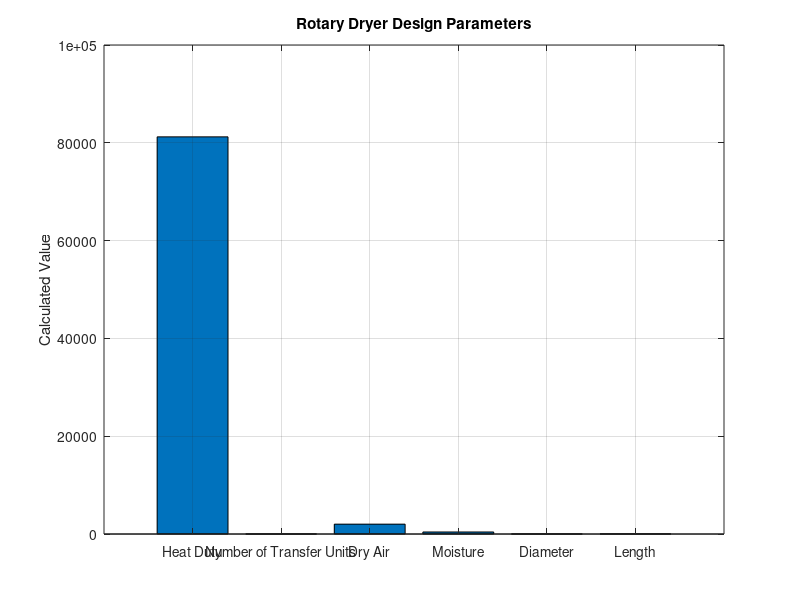

MATLAB code to generate this figure:
%%%%%%%%%%%%%%%%%%%%%%%%%%%%%%%%%%%%%%%%%%%%%%%%%%%%%%%%%%%%%%%%%%%%%%%%%%%
% Process Simulation Laboratory-I
%
% Aim: To design an adiabatic rotary dryer using MATLAB by determining the
% required dryer diameter and length for drying a heat-sensitive solid
% under specific operating condition.
%
% Author: Mridun Gupta (IMT.CE, 2024)
%
% Roll Number: J24IMT624
%%%%%%%%%%%%%%%%%%%%%%%%%%%%%%%%%%%%%%%%%%%%%%%%%%%%%%%%%%%%%%%%%%%%%%%%%%%

clc;
clear;
close all;

%% ------------------------------------------------------------------------
% INPUT DATA
%% ------------------------------------------------------------------------

% Specific Heat Capacities
cps = 0.52;                 % Specific heat of dry solid
cpv = 0.45;                 % Specific heat of water vapour
cpl = 1.00;                 % Specific heat of liquid water

% Moisture Content
xa = 0.15;                  % Initial moisture content (kg water/kg dry solid)
xb = 0.0025;                % Final moisture content (kg water/kg dry solid)

% Temperature Data
tsa = 80;                   % Initial solid temperature
tsb = 125;                  % Final solid temperature
tv  = 96.98;                % Evaporation temperature of water
tva = 137;                  % Water vapour temperature
thb = 300;                  % Inlet hot air temperature
tha = 137;                  % Outlet hot air temperature

% Feed Data
ms = 2800;                  % Dry solid feed rate
lambda  = 2.260;            % Latent heat of vaporization

% Air Properties
Hb   = 0.01;                % Inlet air humidity
Cshb = 0.245;               % Humid heat of inlet air

% Design Parameters
G = 700;                    % Gas mass velocity
delta_T_bar = 100.37;       % Log mean temperature difference

%% ------------------------------------------------------------------------
% HEAT DUTY CALCULATION
%% ------------------------------------------------------------------------

qt = ms * ( ...
    cps * (tsb - tsa) ...
    + xa * cpl * (tv - tsa) ...
    + (xa - xb) * lambda ...
    + xb * cpl * (tsb - tv) ...
    + (xa - xb) * cpv * (tva - tv) ...
    );

%% ------------------------------------------------------------------------
% NUMBER OF TRANSFER UNITS
%% ------------------------------------------------------------------------

Nt = log((thb - tv) / (tha - tv));

%% ------------------------------------------------------------------------
% DRY AIR REQUIREMENT
%% ------------------------------------------------------------------------

mg = qt / ((1 + Hb) * Cshb * (thb - tha));

%% ------------------------------------------------------------------------
% MOISTURE BALANCE
%% ------------------------------------------------------------------------

mv = ms * (xa - xb);

Ha = Hb + (mv / mg);

%% ------------------------------------------------------------------------
% DRYER DIMENSION CALCULATION
%% ------------------------------------------------------------------------

D = sqrt((4 * mg) / (pi * G));

L = qt / (0.125 * pi * D * (G^0.67) * delta_T_bar);

%% ------------------------------------------------------------------------
% DISPLAY RESULTS
%% ------------------------------------------------------------------------

fprintf('\n');
fprintf('=====================================================\n');
fprintf('           ROTARY DRYER DESIGN RESULTS\n');
fprintf('=====================================================\n');

fprintf('\nHeat Duty Calculation\n');
fprintf('-----------------------------------------------------\n');
fprintf('Total Heat Duty (qt)              = %.3f\n', qt);
fprintf('Number of Transfer Units (NT)     = %.3f\n', Nt);

fprintf('\nAir Requirement\n');
fprintf('-----------------------------------------------------\n');
fprintf('Dry Air Flow Rate (mg)            = %.3f\n', mg);

fprintf('\nMoisture Balance\n');
fprintf('-----------------------------------------------------\n');
fprintf('Moisture Evaporated (mv)          = %.3f\n', mv);
fprintf('Outlet Air Humidity (Ha)          = %.5f\n', Ha);

fprintf('\nDryer Dimensions\n');
fprintf('-----------------------------------------------------\n');
fprintf('Dryer Diameter (D)                = %.3f ft\n', D);
fprintf('Dryer Length (L)                  = %.3f ft\n', L);

fprintf('\n=====================================================\n');
fprintf('Design Calculation Completed Successfully.\n');
fprintf('=====================================================\n');

%% ------------------------------------------------------------------------
% BAR CHART
%% ------------------------------------------------------------------------

figure;

values = [qt Nt mg mv D L];

bar(values);

set(gca,'XTickLabel',{'Heat Duty','Number of Transfer Units','Dry Air','Moisture','Diameter','Length'});

ylabel('Calculated Value');

title('Rotary Dryer Design Parameters');

grid on;
